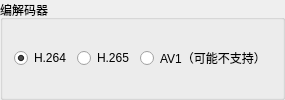
                 <widget class="QGroupBox" name="groupBox_7">
                  <property name="enabled">
                   <bool>true</bool>
                  </property>
                  <property name="title">
                   <string>编解码器</string>
                  </property>
                  <property name="checkable">
                   <bool>false</bool>
                  </property>
                  <property name="checked">
                   <bool>false</bool>
                  </property>
                  <layout class="QHBoxLayout" name="horizontalLayout_6">
                   <item>
                    <widget class="RadioButton" name="video_h264">
                     <property name="text">
                      <string>H.264</string>
                     </property>
                     <property name="checked">
                      <bool>true</bool>
                     </property>
                    </widget>
                   </item>
                   <item>
                    <widget class="RadioButton" name="video_h265">
                     <property name="text">
                      <string>H.265</string>
                     </property>
                    </widget>
                   </item>
                   <item>
                    <widget class="RadioButton" name="video_av1">
                     <property name="text">
                      <string>AV1（可能不支持）</string>
                     </property>
                    </widget>
                   </item>
                  </layout>
                 </widget>
